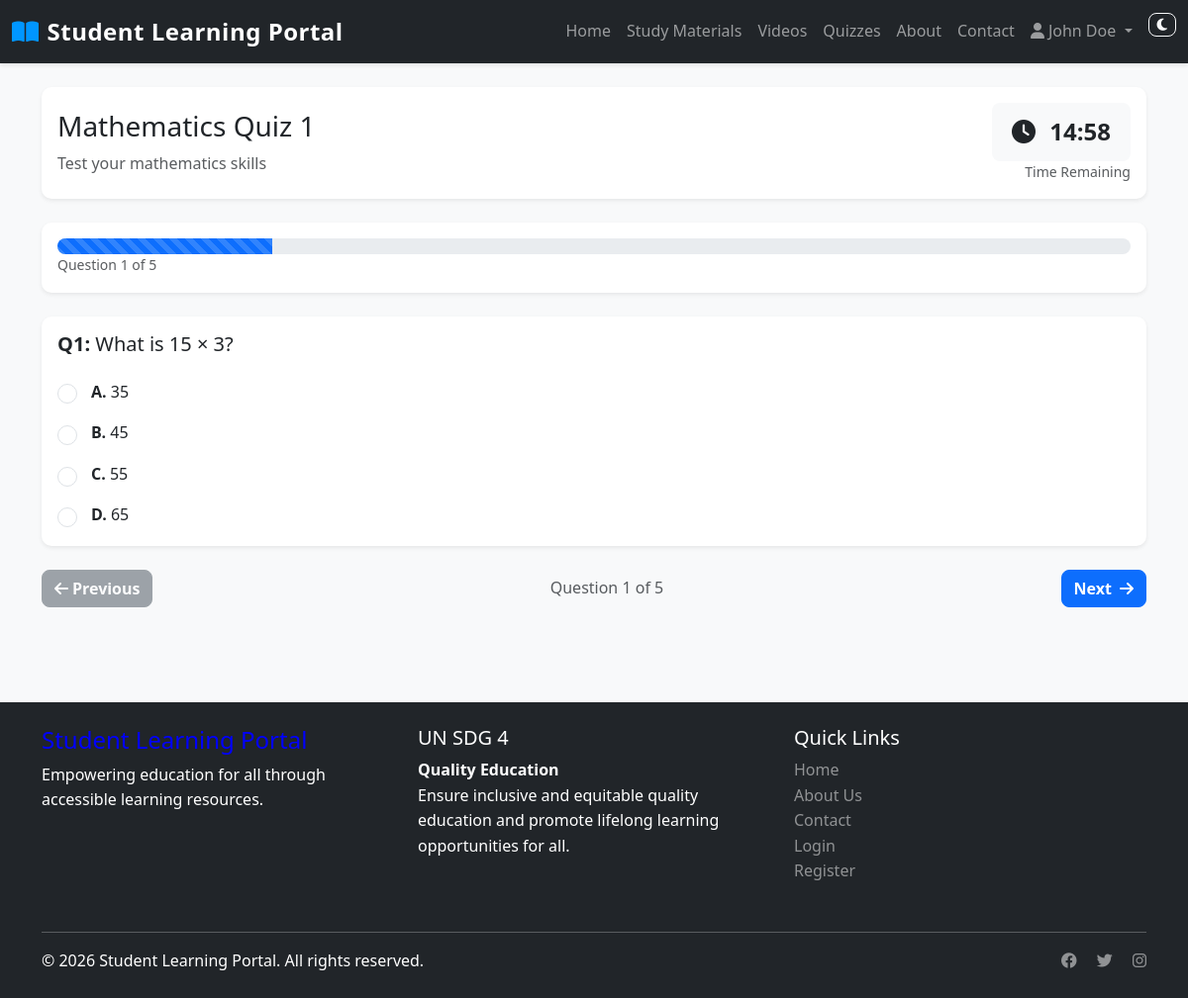
The page /quiz/1 (signed in) on the database its author committed.
### app.py (models this page shows)
class Quiz(db.Model):
    id = db.Column(db.Integer, primary_key=True)
    title = db.Column(db.String(200), nullable=False)
    description = db.Column(db.Text, nullable=False)
    subject = db.Column(db.String(100), nullable=False)
    total_questions = db.Column(db.Integer, default=0)
    time_limit = db.Column(db.Integer)  # in minutes
    passing_score = db.Column(db.Float, default=60.0)
    created_at = db.Column(db.DateTime, default=datetime.utcnow)
    questions = db.relationship('Question', backref='quiz', lazy=True, cascade='all, delete-orphan')
    results = db.relationship('QuizResult', backref='quiz', lazy=True, cascade='all, delete-orphan')

class Question(db.Model):
    id = db.Column(db.Integer, primary_key=True)
    quiz_id = db.Column(db.Integer, db.ForeignKey('quiz.id'), nullable=False)
    question_text = db.Column(db.Text, nullable=False)
    option_a = db.Column(db.String(500), nullable=False)
    option_b = db.Column(db.String(500), nullable=False)
    option_c = db.Column(db.String(500), nullable=False)
    option_d = db.Column(db.String(500), nullable=False)
    correct_answer = db.Column(db.String(1), nullable=False)  # A, B, C, or D
    explanation = db.Column(db.Text)

### app.py (the view)
@app.route('/quiz/<int:quiz_id>')
@login_required
def take_quiz(quiz_id):
    quiz = Quiz.query.get(quiz_id)
    if not quiz:
        return redirect(url_for('quizzes'))
    return render_template('take_quiz.html', quiz=quiz)

### app.py (called while the page is built)
def login_required(f):
    @wraps(f)
    def decorated_function(*args, **kwargs):
        if 'user_id' not in session:
            return redirect(url_for('login'))
        return f(*args, **kwargs)
    return decorated_function

### templates/take_quiz.html (shortened to what this page needs)
{% extends "base.html" %}
{% block content %}
<div class="container py-4">
    <div class="row">
        <div class="col-md-12">
            <div class="card shadow-sm border-0 mb-4">
                <div class="card-body">
                    <div class="row align-items-center">
                        <div class="col-md-8">
                            <h3 class="mb-2">{{ quiz.title }}</h3>
                            <p class="text-muted mb-0">{{ quiz.description }}</p>
                        </div>
                        <div class="col-md-4 text-end">
                            <div class="timer" id="timer">
                                <i class="fas fa-clock me-2"></i>
                                <span id="timeDisplay">{{ quiz.time_limit }}:00</span>
                            </div>
                            <small class="text-muted d-block">Time Remaining</small>
                        </div>
                    </div>
                </div>
            </div>
            <div class="card shadow-sm border-0 mb-4">
                <div class="card-body">
                    <div class="progress">
                        <div class="progress-bar progress-bar-striped progress-bar-animated" id="progressBar" role="progressbar" style="width: 0%"></div>
                    </div>
                    <small class="text-muted">
                        Question <span id="currentQuestion">1</span> of {{ quiz.questions|length }}
                    </small>
                </div>
            </div>
            <form id="quizForm">
                {% for question in quiz.questions %}
                <div class="quiz-question mb-4" id="question-{{ question.id }}" style="display: {% if loop.index == 1 %}block{% else %}none{% endif %};">
                    <div class="card shadow-sm border-0">
                        <div class="card-body">
                            <h5 class="card-title mb-4">
                                <strong>Q{{ loop.index }}:</strong> {{ question.question_text }}
                            </h5>
                            <div class="options">
                                <div class="form-check mb-3">
                                    <input class="form-check-input" type="radio" name="question-{{ question.id }}" value="A" id="q{{ question.id }}_a" required>
                                    <label class="form-check-label" for="q{{ question.id }}_a">
                                        <strong>A.</strong> {{ question.option_a }}
                                    </label>
                                </div>
                                <div class="form-check mb-3">
                                    <input class="form-check-input" type="radio" name="question-{{ question.id }}" value="B" id="q{{ question.id }}_b" required>
                                    <label class="form-check-label" for="q{{ question.id }}_b">
                                        <strong>B.</strong> {{ question.option_b }}
                                    </label>
                                </div>
                                <div class="form-check mb-3">
                                    <input class="form-check-input" type="radio" name="question-{{ question.id }}" value="C" id="q{{ question.id }}_c" required>
                                    <label class="form-check-label" for="q{{ question.id }}_c">
                                        <strong>C.</strong> {{ question.option_c }}
                                    </label>
                                </div>
                                <div class="form-check">
                                    <input class="form-check-input" type="radio" name="question-{{ question.id }}" value="D" id="q{{ question.id }}_d" required>
                                    <label class="form-check-label" for="q{{ question.id }}_d">
                                        <strong>D.</strong> {{ question.option_d }}
                                    </label>
                                </div>
                            </div>
                        </div>
                    </div>
                    <div class="d-flex justify-content-between mt-4">
                        <button type="button" class="btn btn-secondary" id="prevBtn" onclick="previousQuestion()" {% if loop.index == 1 %}disabled{% endif %}>
                            <i class="fas fa-arrow-left me-1"></i>Previous
                        </button>
                        <span class="text-muted align-self-center">
                            Question {{ loop.index }} of {{ quiz.questions|length }}
                        </span>
                        {% if loop.index == quiz.questions|length %}
                        <button type="submit" class="btn btn-success" onclick="submitQuiz()">
                            <i class="fas fa-check me-1"></i>Submit Quiz
                        </button>
                        {% else %}
                        <button type="button" class="btn btn-primary" onclick="nextQuestion()">
                            Next <i class="fas fa-arrow-right ms-1"></i>
                        </button>
                        {% endif %}
                    </div>
                </div>
                {% endfor %}
            </form>
        </div>
    </div>
</div>
{% endblock %}

### static/css/style.css (style rules this page uses)
:root { --primary-color: #0d6efd; --secondary-color: #6c757d; --success-color: #198754; --danger-color: #dc3545; --warning-color: #ffc107; --info-color: #0dcaf0; --light-color: #f8f9fa; --dark-color: #212529; }
* { margin: 0; padding: 0; box-sizing: border-box; }
body { font-family: 'Segoe UI', Tahoma, Geneva, Verdana, sans-serif; line-height: 1.6; color: #333; background-color: #f8f9fa; transition: background-color 0.3s ease; }
.card { border: 1px solid rgba(0, 0, 0, 0.05); border-radius: 10px; transition: all 0.3s ease; }
.quiz-question { animation: fadeIn 0.3s ease-in; }
.form-check-input { width: 20px; height: 20px; margin-top: 0.3rem; }
.form-check-label { margin-left: 10px; font-size: 1rem; cursor: pointer; }
.progress { background-color: #e9ecef; border-radius: 10px; }
.progress-bar { background-color: var(--primary-color); }
.btn { border-radius: 8px; font-weight: 600; transition: all 0.3s ease; }
.btn-primary { background-color: var(--primary-color); border-color: var(--primary-color); }
#timer { font-size: 1.5rem; font-weight: 700; padding: 10px 20px; background-color: #f8f9fa; border-radius: 8px; display: inline-block; }
.shadow-sm { box-shadow: 0 0.125rem 0.25rem rgba(0, 0, 0, 0.075); }

### rows shown on the page
Quiz: title "Mathematics Quiz 1", description "Test your mathematics skills"
Question: question_text "What is 15 × 3?", option_a "35", option_b "45", option_c "55", option_d "65", questions|length "5"

### other values the page prints
{{ session.full_name }} "John Doe"
{{ quiz.questions|length }} "5"
